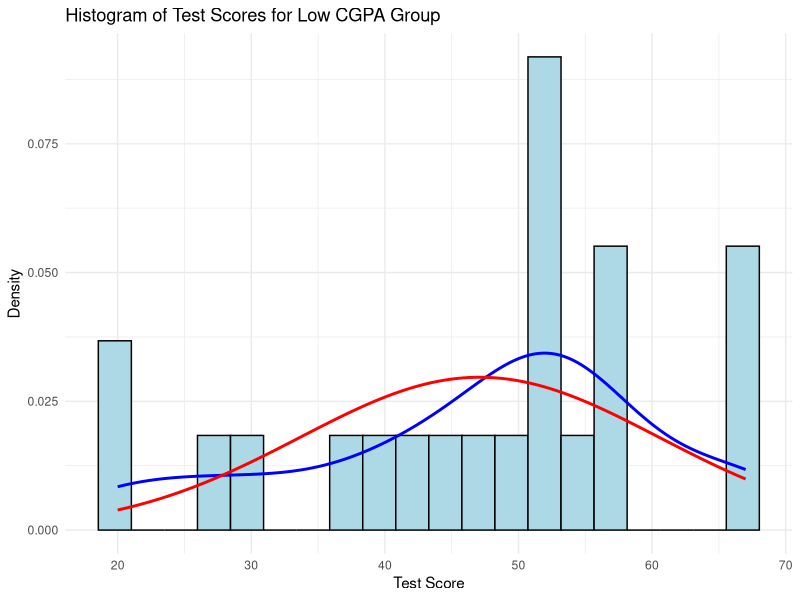
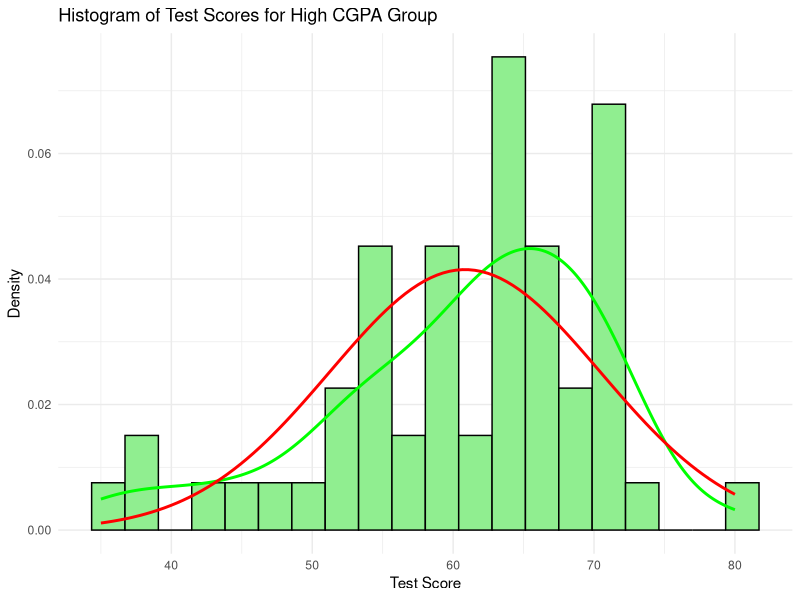

Here is the R script that generated these plots, in order:
## ---- chunk 1
knitr::opts_chunk$set(echo = TRUE, warning=FALSE, message=FALSE)
## ---- chunk 2
library(ggplot2)
data <- readxl::read_excel("data.xlsx")
low_cgpa <- data[data$GPA < 7, "TESTSCORE"]
high_cgpa <- data[data$GPA >= 7, "TESTSCORE"]
## ---- chunk 3
ggplot() +
  geom_histogram(data = low_cgpa, aes(x = TESTSCORE, y = ..density..), fill = "lightblue", color = "black", bins = 20) +
  geom_density(data = low_cgpa, aes(x = TESTSCORE), color = "blue", size = 1) +
  stat_function(data = low_cgpa, aes(x = TESTSCORE), fun = dnorm, args = list(mean = mean(low_cgpa$TESTSCORE), sd = sd(low_cgpa$TESTSCORE)), color = "red", size = 1) +
  labs(title = "Histogram of Test Scores for Low CGPA Group", x = "Test Score", y = "Density") +
  theme_minimal()

ggplot() +
  geom_histogram(data = high_cgpa, aes(x = TESTSCORE, y = ..density..), fill = "lightgreen", color = "black", bins = 20) +
  geom_density(data = high_cgpa, aes(x = TESTSCORE), color = "green", size = 1) +
  stat_function(data = high_cgpa, aes(x = TESTSCORE), fun = dnorm, args = list(mean = mean(high_cgpa$TESTSCORE), sd = sd(high_cgpa$TESTSCORE)), color = "red", size = 1) +
  labs(title = "Histogram of Test Scores for High CGPA Group", x = "Test Score", y = "Density") +
  theme_minimal()
## ---- chunk 4
test_scores_low_cgpa <- low_cgpa$TESTSCORE
test_scores_high_cgpa <- high_cgpa$TESTSCORE

n1 <- length(test_scores_low_cgpa)
n2 <- length(test_scores_high_cgpa)

mean_low_cgpa <- mean(test_scores_low_cgpa)
mean_high_cgpa <- mean(test_scores_high_cgpa)

var1 <- var(test_scores_low_cgpa)
var2 <- var(test_scores_high_cgpa)

pooled_variance <- ((n1 - 1) * var1 + (n2 - 1) * var2) / (n1 + n2 - 2)

cat("Low CGPA Group:\n")
cat("Observations Lower GPA:", n1, "\n")
cat("Mean:", mean_low_cgpa, "\n")
cat("Variance:", var1, "\n\n")

cat("High CGPA Group:\n")
cat("Observations Higher GPA:", n2, "\n")
cat("Mean:", mean_high_cgpa, "\n")
cat("Variance:", var2, "\n")

cat("\n")
cat("Hypothesized Mean Difference:", mean_low_cgpa - mean_high_cgpa, "\n")
cat("Pooled Variance:", pooled_variance, "\n")

## ---- chunk 5
perform_shapiro_test <- function(group) {
  shapiro_result <- shapiro.test(group)
  
  p_value <- shapiro_result$p.value
  test_statistic <- shapiro_result$statistic
  print(shapiro_result)
  
  if (p_value > 0.05) {
    message <- "Data is normally distributed (p > 0.05)"
  } else {
    message <- "Data is not normally distributed (p <= 0.05)"
  }
  print(message)
  return(list(
    Test_Statistic = test_statistic,
    P_Value = p_value,
    Conclusion = message
  ))
}

cat("Shapiro-Wilk Test for Low CGPA Group:\n")
shapiro_low_cgpa <- perform_shapiro_test(low_cgpa$TESTSCORE)

cat("\nShapiro-Wilk Test for High CGPA Group:\n")
shapiro_high_cgpa <- perform_shapiro_test(high_cgpa$TESTSCORE)
## ---- chunk 6
correlation_spearman <- cor.test(data$GPA, data$TESTSCORE, method = "spearman")
print(correlation_spearman)
## ---- chunk 7
choose_test <- function(group1, group2) {
  if (shapiro_low_cgpa$P_Value > 0.05 && shapiro_high_cgpa$P_Value > 0.05) {
    message <- "Independent t-test can be used as both groups are normally distributed"
    test_result <- t.test(group1, group2, var.equal = TRUE)
  } else {
    message <- "Mann-Whitney U test can be used as at least one group is not normally distributed"
    test_result <- wilcox.test(group1, group2)
  }
  return(list(message, test_result))
}

cat("Choosing the appropriate test:\n")
test <- choose_test(low_cgpa$TESTSCORE, high_cgpa$TESTSCORE)
print(test[1])
print(test[2])
## ---- chunk 8
effect_size <- function(group1, group2) {
  mean_diff <- mean(group1) - mean(group2)
  pooled_sd <- sqrt(((length(group1) - 1) * var(group1) + (length(group2) - 1) * var(group2)) / (length(group1) + length(group2) - 2))
  cohen_d <- mean_diff / pooled_sd
  return(cohen_d)
}

cat("Effect Size:\n")
cat("Cohen's d:", abs(effect_size(low_cgpa$TESTSCORE, high_cgpa$TESTSCORE)),"\n")
## ---- chunk 9
report_statistics_mann_whitney <- function(test_result, alpha = 0.05) {
    cat("Mann-Whitney U Test Results:\n")
    cat("U-Statistic:", test_result$statistic, "\n")
    cat("P-Value:", test_result$p.value, "\n")
    cat("Conclusion:")
    if (test_result$p.value < alpha) {
        cat("Reject the null hypothesis and conclude that there is a significant difference between the two groups\n")
    } else {
        cat("Fail to reject the null hypothesis and conclude that there is no significant difference between the two groups\n")
    }
}

report_statistics_t_test <- function(test_result, alpha = 0.05) {
    cat("Independent t-test Results:\n")
    cat("t-Statistic:", test_result$statistic, "\n")
    cat("Degrees of Freedom:", test_result$parameter, "\n")
    cat("P-Value:", test_result$p.value, "\n")
    cat("Confidence Interval:", test_result$conf.int, "\n")
    cat("Conclusion:")
    if (test_result$p.value < alpha) {
        cat("Reject the null hypothesis and conclude that there is a significant difference between the two groups\n")
    } else {
        cat("Fail to reject the null hypothesis and conclude that there is no significant difference between the two groups\n")
    }
}

if (test[1] == "Independent t-test can be used as both groups are normally distributed") {
    report_statistics_t_test(test[[2]])
} else {
    report_statistics_mann_whitney(test[[2]])
}
